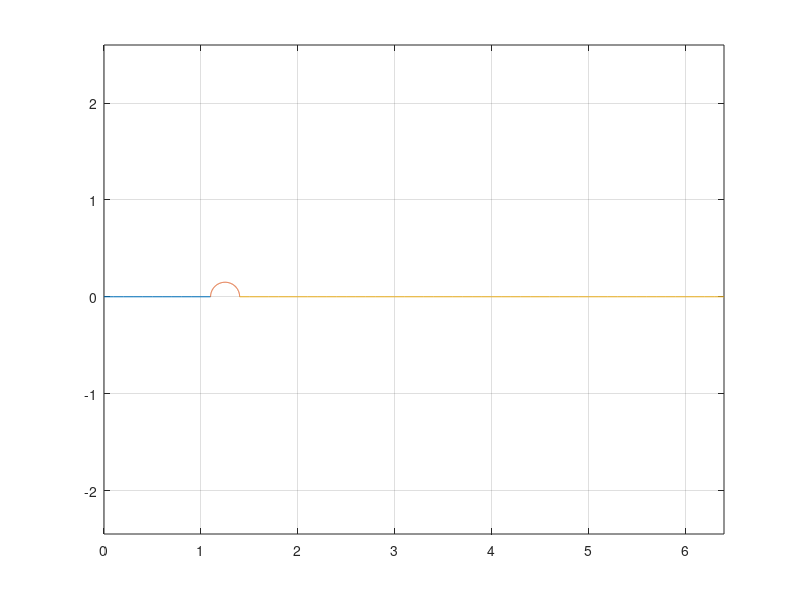
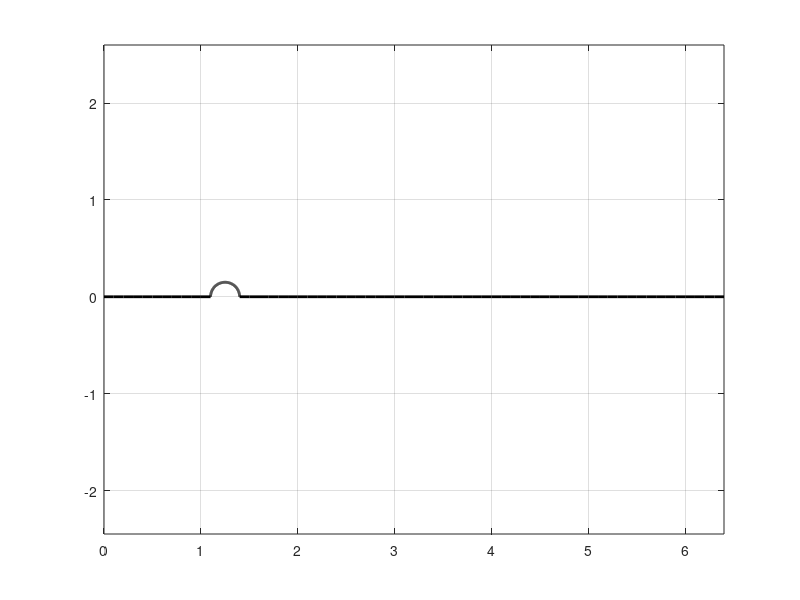
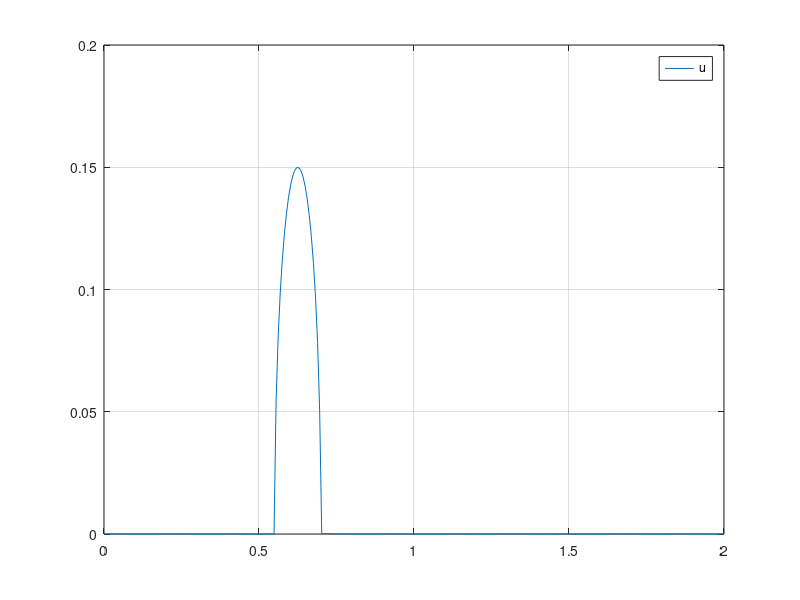
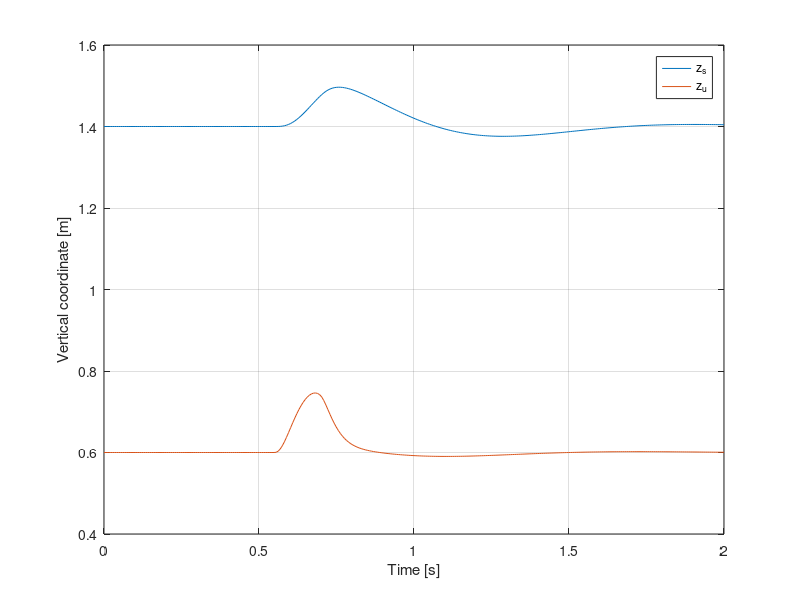

These charts were generated, in order, by the following MATLAB code: (Note: this script raises an error after producing the figures.)
%% Quarter car model
% Simulation and animation of a quarter car model.
%
%%
clear ; close all ; clc

%% Parameters

% Vehicle
M   = 1500;                         % Sprung mass                   [kg]
m   = 150;                          % Unsprung mass                 [kg]
Ks  = 48000;                        % Spring constant suspension    [N/m]
Kt  = 200000;                       % Spring constant tire          [N/m]
Cs  = 10000;                        % Damping constant suspension   [N.s/m]

% Animation model
L0_s    = 0.8;                      % Spring relaxed suspension     [m]
L0_u    = 0.6;                      % Spring relaxed tire           [m]
h_s     = 0.4;                      % Height of the sprung block    [m]
h_u     = 0.2;                      % Height of the unsprung block  [m]
a       = 0.8;                      % Width of the blocks           [m]
l_win   = 2.2;                      % Length window analysis        [m]

% Video
playback_speed = 0.2;               % Speed of playback
tF      = 2;                        % Final time                    [s]
fR      = 30/playback_speed;        % Frame rate                    [fps]
dt      = 1/fR;                     % Time resolution               [s]
time    = linspace(0,tF,tF*fR);     % Time                          [s]

%% Track
% Stretch 1
x1_total = 1.1;                     % Distance of the first stretch [m]
dx1 = 0.1;                          % resolution                    [m]
x1 = 0:dx1:x1_total;
z1 = zeros(1,length(x1));
% Stretch 2
R = 0.15;                           % Radius                        [m]
theta = 0:0.01:pi;
x2 = -R*cos(theta) + x1_total+R;
z2 = R*sin(theta);
% Stretch 3
x3_total = 5;                       % Distance of the last stretch  [m]
dx2 = 0.1;                          % resolution                    [m]
x3 = x1_total+2*R:dx2:x1_total+2*R+x3_total;
z3 = zeros(1,length(x3));

% Concatenating 
x_track = [x1 x2(2:end) x3(2:end)];
y_track = [z1 z2(2:end) z3(2:end)];

figure
hold on ; box on ; grid on ; axis equal
plot(x1,z1)
plot(x2,z2)
plot(x3,z3)

figure
hold on ; box on ; grid on ; axis equal
plot(x_track,y_track,'k','LineWidth',2)

%% Simulation

%  State space model
A = [ 0               1         0       0       ;
      -(Ks+Kt)/m      -Cs/m     Ks/m    Cs/m    ;
      0               0         0       1       ;
      Ks/M            Cs/M      -Ks/M   -Cs/M   ];
B = [ 0     ;
      Kt/m  ;
      0     ;
      0     ];
C = [ 1 0 0 0 ; 
      0 0 1 0 ];
D = [0 ; 0];

sys = ss(A,B,C,D);

% Input
vel = 2;                            % Longitudinal speed of the car [m/s]
lon_pos = vel*time;                 % Longitudinal position of the car [m]
u_vet = interp1(x_track,y_track,lon_pos)';

figure
hold on ; grid on ; box on
plot(time,u_vet)
legend('u')

[y,time,x] = lsim(sys,u_vet,time);

% Sprung mass absolute vertical position (lower center point)
z_s = y(:,2) + L0_u + L0_s; 
% Unsprung mass absolute vertical position (lower center point)
z_u = y(:,1) + L0_u; 

figure
hold on ; grid on ; box on
plot(time,z_s)
plot(time,z_u)
xlabel('Time [s]')
ylabel('Vertical coordinate [m]')
legend('z_s','z_u')

%% Animation

color = cool(6); % Colormap

figure
% set(gcf,'Position',[50 50 1280 720])  % YouTube: 720p
% set(gcf,'Position',[50 50 854 480])   % YouTube: 480p
set(gcf,'Position',[50 50 640 640])     % Social

% Create and open video writer object
v = VideoWriter('quarter_car_model.mp4','MPEG-4');
v.Quality   = 100;
% v.FrameRate = fR;
open(v);

for i=1:length(time)
    
    cla
    
    % Instant position
    x_inst = vel*time(i);
    
    % Track passing by:
    set(gca,'xlim',[x_inst-l_win/2    x_inst+l_win/2],'ylim',[-0.1 -0.1+l_win])
    hold on ; grid on ; box on %; axis equal (Dont work well. It drifts vertically)
    plot([-10 x_track],[0 y_track],'k','LineWidth',3)
    
    set(gca,'FontName','Verdana','FontSize',16)
    title(["Quarter car model",strcat('Time=',num2str(time(i),'%.3f'),' s (Playback speed=',num2str(playback_speed),')')])
    
    % Sprung mass plot
    fill([x_inst-a/2 x_inst+a/2 x_inst+a/2 x_inst-a/2],[z_s(i) z_s(i) z_s(i)+h_s z_s(i)+h_s],color(6,:),'LineWidth',2)
    
    % Unsprung mass plot
    fill([x_inst-a/2 x_inst+a/2 x_inst+a/2 x_inst-a/2],[z_u(i) z_u(i) z_u(i)+h_u z_u(i)+h_u],color(2,:),'LineWidth',2)
    
    % Spring
    plotSpring(L0_u,L0_s,h_u,u_vet,z_s,z_u,i,x_inst)
    
    % Damper
    plotDamper(L0_s,h_u,z_s,z_u,i,x_inst)
   
    % Tire
    plot(x_inst,u_vet(i),'ko','MarkerFacecolor','k','MarkerSize',10)
    
    xlabel('x [m]')
    ylabel('y [m]')
    
    frame = getframe(gcf);
    writeVideo(v,frame);
    
end

close(v);

function plotSpring(L0_u,L0_s,h_u,u_vet,z_s,z_u,i,x_inst)

    rodPct      = 0.11;     % Length rod percentage of total L0 
    springPct   = 1/3;      % Spring pitch percentage of total gap
    spring_wid  = 3;        % Spring line width
    
    % Spring 1 and 2 length without rods
    L_s = (z_s - (z_u+h_u)) - 2*rodPct*L0_s;
    L_u = (z_u - u_vet)     - 2*rodPct*L0_u;
    
    % Spring sprung suspension geometry
    c_s = x_inst-0.2;       % Longitudinal position
    w_s = 0.1;              % Width
    
    % Spring unsprung tire geometry 
    c_u = x_inst;           % Longitudinal position
    w_u = 0.1;              % Width

    % Spring unsprung tire 
    spring_u_X = [ 
                c_u                                             % Start
                c_u                                             % rod
                c_u+w_u                                         % Part 1   
                c_u-w_u                                         % Part 2
                c_u+w_u                                         % Part 3
                c_u-w_u                                         % Part 4
                c_u+w_u                                         % Part 5
                c_u-w_u                                         % Part 6
                c_u                                             % Part 7
                c_u                                             % rod/End
                ];
    
	spring_u_Y = [ 
                u_vet(i)                                        % Start
                u_vet(i)+  rodPct*L0_u                          % rod
                u_vet(i)+  rodPct*L0_u                          % Part 1 
                u_vet(i)+  rodPct*L0_u+  springPct*L_u(i)       % Part 2
                u_vet(i)+  rodPct*L0_u+  springPct*L_u(i)       % Part 3
                u_vet(i)+  rodPct*L0_u+2*springPct*L_u(i)       % Part 4
                u_vet(i)+  rodPct*L0_u+2*springPct*L_u(i)       % Part 5
                u_vet(i)+  rodPct*L0_u+3*springPct*L_u(i)       % Part 6
                u_vet(i)+  rodPct*L0_u+3*springPct*L_u(i)       % Part 7
                u_vet(i)+2*rodPct*L0_u+3*springPct*L_u(i)       % rod/End
               ]; 
           
    % Spring sprung suspension
    spring_s_X = [ 
                c_s                                             % Start
                c_s                                             % rod
                c_s+w_s                                         % Part 1   
                c_s-w_s                                         % Part 2
                c_s+w_s                                         % Part 3
                c_s-w_s                                         % Part 4
                c_s+w_s                                         % Part 5
                c_s-w_s                                         % Part 6
                c_s                                             % Part 7
                c_s                                             % rod/End
                ];
    
	spring_s_Y = [ 
                z_u(i)+h_u                                      % Start
                z_u(i)+h_u +   rodPct*L0_s                      % rod
                z_u(i)+h_u +   rodPct*L0_s                      % Part 1 
                z_u(i)+h_u +   rodPct*L0_s +   springPct*L_s(i) % Part 2
                z_u(i)+h_u +   rodPct*L0_s +   springPct*L_s(i) % Part 3
                z_u(i)+h_u +   rodPct*L0_s + 2*springPct*L_s(i) % Part 4
                z_u(i)+h_u +   rodPct*L0_s + 2*springPct*L_s(i) % Part 5
                z_u(i)+h_u +   rodPct*L0_s + 3*springPct*L_s(i) % Part 6
                z_u(i)+h_u +   rodPct*L0_s + 3*springPct*L_s(i) % Part 7
                z_u(i)+h_u + 2*rodPct*L0_s + 3*springPct*L_s(i) % rod/End
               ];

    % PLOT
    plot(spring_u_X,spring_u_Y,'k','LineWidth',spring_wid)
    plot(spring_s_X,spring_s_Y,'k','LineWidth',spring_wid)
        
end

function plotDamper(L0_2,h1,z_s,z_u,i,x_inst)
 
    rodLowerPct = 0.1;      % Length lower rod percentage of total gap 
    rodUpperPct = 0.4;      % Length upper rod percentage of total gap
    cylinderPct = 0.4;      % Length cylinder porcentagem of total gap
    damper_line_wid  = 3;   % Damper line width
    
    % Damper geometry
    c = 0.2+x_inst;         % Longitudinal position
    w= 0.05;                % Width

    % rod attached to unsprung mass
    rod_1_X = [c c];
    rod_1_Y = [z_u+h1 z_u+h1+rodLowerPct*L0_2];
    
    % Damper base cylinder - rod - base 
    c_X =   [   
                c-w
                c-w
                c+w
                c+w
            ];

    c_Y =   [
                z_u(i) + h1 + rodLowerPct*L0_2 + cylinderPct*L0_2
                z_u(i) + h1 + rodLowerPct*L0_2 
                z_u(i) + h1 + rodLowerPct*L0_2 
                z_u(i) + h1 + rodLowerPct*L0_2 + cylinderPct*L0_2
            ];
    
    % rod attached to sprung mass
    rod2X = [c c];
    rod2Y = [z_s z_s-rodUpperPct*L0_2];
    % Piston inside cylinder
    pistonX = [c-0.8*w c+0.8*w];
    pistonY = [z_s-rodUpperPct*L0_2 z_s-rodUpperPct*L0_2];
    
    % Iteration values
    rod1Yval = rod_1_Y(i,:);
    rod2Yval = rod2Y(i,:);
    pistonYVal = pistonY(i,:);

    % PLOT
    % rods
    plot(rod_1_X,rod1Yval,'k','LineWidth',damper_line_wid)
    plot(rod2X,rod2Yval,'k','LineWidth',damper_line_wid)
    % Damper parts
    plot(pistonX,pistonYVal,'k','LineWidth',damper_line_wid)
    plot(c_X,c_Y,'k','LineWidth',damper_line_wid)

end
